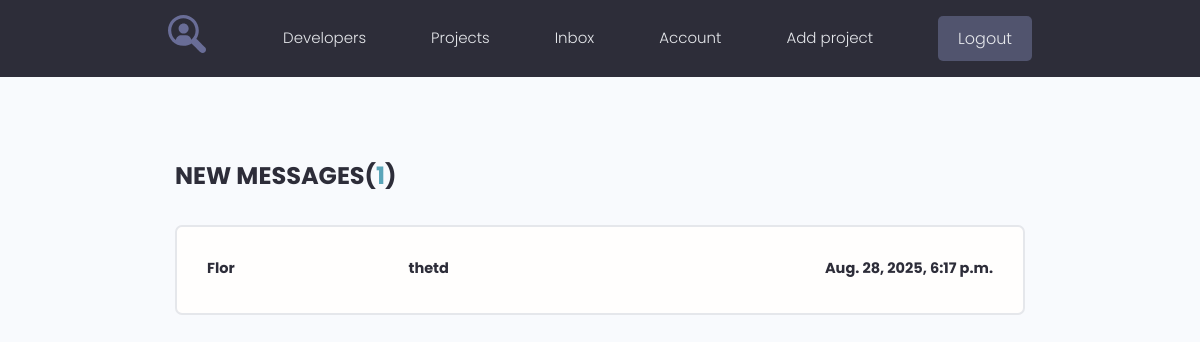
Before: /inbox/ (signed in) with the older database file.
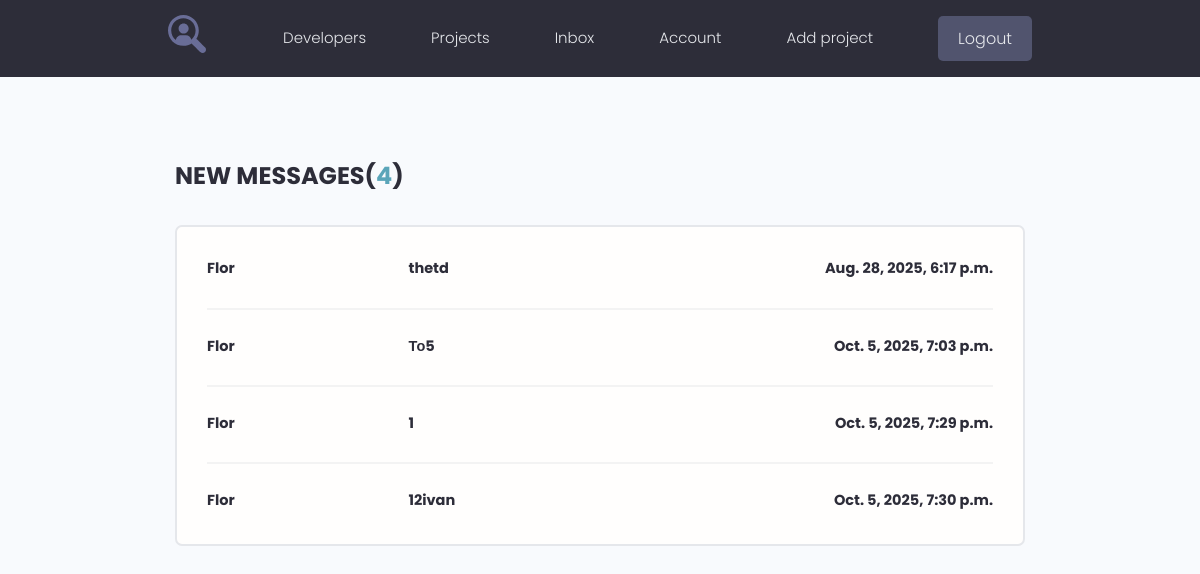
After: the same page with the newer database file.
### users/models.py (models this page shows, shortened)
class Message(models.Model):
    sender = models.ForeignKey(Profile, on_delete=models.SET_NULL, null=True, blank=True)
    recipient = models.ForeignKey(Profile, on_delete=models.SET_NULL, null=True, blank=True, related_name="messages")
    name = models.CharField(max_length=200, null=True, blank=True)
    email = models.EmailField(max_length=200, null=True, blank=True)
    subject = models.CharField(max_length=200, null=True, blank=True)
    body = models.TextField()
    is_read = models.BooleanField(default=False,null=True)
    created = models.DateTimeField(auto_now_add=True)
    class Meta:
        ordering = ['is_read', 'created']

### users/views.py (the view)
# urls.py: path('inbox/', views.inbox, name='inbox'),
@login_required(login_url='login')
def inbox(request):
    profile = request.user.profile
    message_request = profile.messages.all()
    unread_count = message_request.filter(is_read=False).count()
    context = {
        'message_request': message_request,
        'unread_count': unread_count
    }
    return render(request, 'users/inbox.html', context)

### users/templates/users/inbox.html
{% extends 'projects/base.html' %}
{% block content %}
  <main class="inbox my-xl">
    <div class="content-box">
      <h3 class="inbox__title">New Messages(<span>{{ unread_count }}</span>)</h3>
      <ul class="messages">
        {% for message in message_request %}
        {% if message.is_read == False %}
        <li class="message message--unread">
        {% else %}
        <li class="message">
        {% endif %}
          <a href="{% url 'message' message.id %}">
            <span class="message__author">{{ message.name }}</span>
            <span class="message__subject">{{ message.subject }}</span>
            <span class="message__date">{{ message.created }}</span>
          </a>
        </li>
        {% endfor %}
      </ul>
    </div>
  </main>
{% endblock %}

### projects/templates/projects/base.html (shortened to what this page needs)
<!DOCTYPE html>
{% load static %}
<html lang="ru">
<head>
   <link rel="stylesheet" href="https://maxcdn.bootstrapcdn.com/font-awesome/4.5.0/css/font-awesome.min.css">
  <link rel="stylesheet" href="{% static 'uikit/styles/uikit.css' %}" />
  <link rel="stylesheet" href="{% static 'styles/app.css' %}" />
</head>
<body>
{% include 'projects/navbar.html' %}
{% block content %}
{% endblock %}
</body>
</html>

### projects/templates/projects/navbar.html (shortened to what this page needs)
<header class="header">
    {% load static %}
    <div class="container container--narrow">
        <a href="/" class="header__logo">
            <img src="{% static 'images/logo.svg' %}" alt="DevSearch Logo"/>
        </a>
        <nav class="header__nav">
            <ul class="header__menu">
                <li class="header__menuItem"><a href="{% url 'profiles' %}">Developers</a></li>
                <li class="header__menuItem"><a href="{% url 'projects' %}">Projects</a></li>
                {% if request.user.is_authenticated %}
                <li class="header__menuItem"><a href="{% url 'inbox' %}">Inbox</a></li>
                <li class="header__menuItem"><a href="{% url 'account' %}">Account</a></li>
                <li class="header__menuItem"><a href="{% url 'create_project' %}">Add project</a></li>
                <li class="header__menuItem"><a href="{% url 'logout'%}" class="btn btn--sub">Logout</a></li>
                {% else %}
                <li class="header__menuItem"><a href="{%url 'login'%}" class="btn btn--sub">Login/Sign Up</a></li>
                {% endif %}
            </ul>
        </nav>
    </div>
</header>

### projects/static/styles/app.css (style rules this page uses)
:root { --color-sub: #2d2d39; }
.btn--sub { background-color: var(--color-sub-light); }
img { width: 100%; }
.content-box { width: 95%; max-width: 85rem; margin: 0 auto; }
.header { position: sticky; z-index: 111; background-color: var(--color-sub); padding: 1.5rem 0; }
.header > .container { display: flex; justify-content: space-between; align-items: center; }
.header__logo > img { height: 3.8rem; }
.header__nav > ul { display: inline-flex; align-items: center; list-style: none; gap: 6.5rem; }
.header__menuItem > a { color: var(--color-light); font-weight: 300; }
.inbox { height: 90vh; }
.inbox__title, .inbox__title span { font-size: 2.4rem; font-weight: 700; color: var(--color-sub); text-transform: uppercase; text-align: left; margin-bottom: 3rem; }
.inbox__title span { color: var(--color-main); }
.messages { list-style: none; background: var(--color-white); padding: 0.5rem 3rem; border: 2px solid var(--color-light); border-radius: 0.7rem; }
.message { padding: 2.5rem 0; }
.message > a span { font-size: 1.45rem; font-weight: 500; }
.message.message--unread a span { font-weight: 700; color: var(--color-sub); }
.message:not(:last-child) { border-bottom: 2px solid var(--color-white-light); }
.message > a { display: flex; gap: 1rem; }
.message__author, .message__date { flex-basis: 25%; }
.message__subject { flex-basis: 50%; }
.message__date { text-align: right; }

### projects/static/uikit/styles/modules/_variables.css (style rules this page uses)
:root { --color-main: #5aa5b9; --color-main-light: #e6faff; --color-sub: #3f4156; --color-sub-light: #51546e; --color-sub-lighter: #ededfd; --color-text: #737373; --color-gray: #8b8b8b; --color-light: #e5e7eb; --color-light-gray: #767676; --color-bg: #f8fafd; --color-white: #fffefd; --color-white-light: #f3f3f3; --color-success: #359e64; --color-success-bg: #def8e8; --color-error: #fc4b0b; --color-error-bg: #fff2ee; --font-base: 'Poppins', arial, helvetica, 'Segoe UI', roboto, ubuntu, sans-serif; --font-monospace: 'Fira Code', 'Courier New', courier, monospace; --font-regular: 300; --font-medium: 500; --font-bold: 700; --generic-shadow: 1px 1px 5px #00000010; --generic-transition: all 0.3s ease-in-out; }

### projects/static/uikit/styles/modules/_base.css (style rules this page uses)
* { margin: 0; padding: 0; box-sizing: border-box; text-rendering: optimizeLegibility; color: inherit; font-size: inherit; }
html { font-size: 50%; }
@media only screen and (min-width: 480px) { html { font-size: 56.25%; } }
@media only screen and (min-width: 1200px) { html { font-size: 62.5%; } }
body { line-height: 1.6; font-weight: 400; font-size: 1.5rem; color: var(--color-text); background-color: var(--color-bg); min-height: 100vh; }

### projects/static/uikit/styles/modules/_typography.css (style rules this page uses)
* { font-family: var(--font-base); }
h3 { font-size: 3.2rem; font-weight: var(--font-medium); }
p, span, strong { font-size: 1.6rem; color: var(--color-text); font-weight: var(--font-regular); }
a { padding-bottom: 2px; text-decoration: none; display: inline-block; color: var(--color-main); font-weight: var(--font-medium); }

### projects/static/uikit/styles/modules/_utilities.css (style rules this page uses)
.container { width: 92%; max-width: 165rem; margin: 0 auto; box-sizing: border-box; }
.container--narrow { width: 92%; max-width: 120rem; }
@media screen and (min-width: 1000px) { .container { width: 90%; } }
@media screen and (min-width: 1000px) { .container--narrow { width: 85%; } }
@media screen and (min-width: 1200px) { .container { width: 80%; } }
@media screen and (min-width: 1200px) { .container--narrow { width: 72%; } }
.my-xl { margin: 8rem auto; }

### projects/static/uikit/styles/modules/_button.css (style rules this page uses)
.btn { display: inline-block; position: relative; cursor: pointer; background-color: var(--color-light); font-weight: var(--font-medium); color: var(--color-sub); text-decoration: none; padding: 1rem 2rem; border-radius: 0.5rem; border: none; width: -webkit-fit-content; width: -moz-fit-content; width: fit-content; height: -webkit-fit-content; height: -moz-fit-content; height: fit-content; font-size: 1.6rem; outline-width: 0; outline-color: transparent; -webkit-backface-visibility: hidden; backface-visibility: hidden; transition: all 0.3s ease-in-out; }
.btn--sub { background-color: var(--color-sub); color: var(--color-white); }

Changed rows visible on the page:
added Message: name "Flor", subject "То5", created "Oct. 5, 2025, 7:03 p.m."
added Message: name "Flor", subject "1", created "Oct. 5, 2025, 7:29 p.m."
added Message: name "Flor", subject "12ivan", created "Oct. 5, 2025, 7:30 p.m."
Other visible differences:
{{ unread_count }}: "1" → "4"
